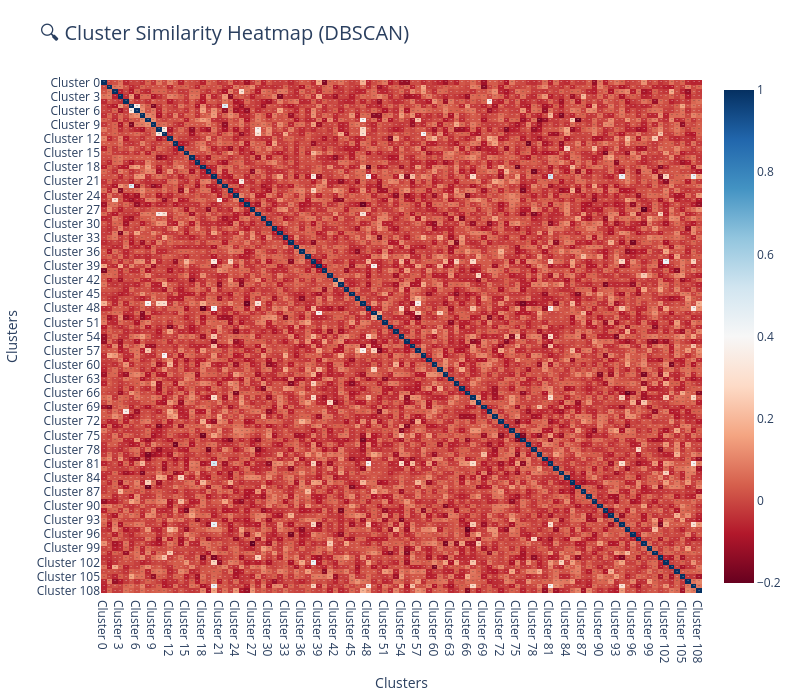

Notebook code cell kept with this figure:
### Code cell
cluster_vectors = []
cluster_ids = []

for cluster_id in sorted(set(word_clusters_dbscan)):
    if cluster_id != -1:  # Ignore noise
        vecs = [word_vectors[i] for i in range(len(word_clusters_dbscan)) if word_clusters_dbscan[i] == cluster_id]
        cluster_vectors.append(np.mean(vecs, axis=0))
        cluster_ids.append(f"Cluster {cluster_id}")

# ✅ Compute cosine similarity matrix
cluster_sim_matrix = cosine_similarity(cluster_vectors)

# ✅ Convert to DataFrame for Plotly
sim_df = pd.DataFrame(cluster_sim_matrix, index=cluster_ids, columns=cluster_ids)

# ✅ Plot heatmap
fig = px.imshow(
    sim_df,
    text_auto=".2f",
    color_continuous_scale="RdBu",
    aspect="auto",
    title="🔍 Cluster Similarity Heatmap (DBSCAN)",
)

fig.update_layout(
    xaxis_title="Clusters",
    yaxis_title="Clusters",
    title_font_size=20,
    width=800,
    height=700,
    margin=dict(l=50, r=50, t=80, b=50)
)

fig.show()

### Figure 1 — Plotly figure (JSON) as saved in the notebook; plotly's stock layout.template omitted (floating-point values rounded to 4 significant figures; data arrays with more than 128 entries replaced by an {"elided": "..."} marker saying what was removed)
{"data": [{"coloraxis": "coloraxis", "hovertemplate": "x: %{x}<br>y: %{y}<br>color: %{z}<extra></extra>", "name": "0", "texttemplate": "%{z:.2f}", "type": "heatmap", "x": ["Cluster 0", "Cluster 1", "Cluster 2", "Cluster 3", "Cluster 4", "Cluster 5", "Cluster 6", "Cluster 7", "Cluster 8", "Cluster 9", "Cluster 10", "Cluster 11", "Cluster 12", "Cluster 13", "Cluster 14", "Cluster 15", "Cluster 16", "Cluster 17", "Cluster 18", "Cluster 19", "Cluster 20", "Cluster 21", "Cluster 22", "Cluster 23", "Cluster 24", "Cluster 25", "Cluster 26", "Cluster 27", "Cluster 28", "Cluster 29", "Cluster 30", "Cluster 31", "Cluster 32", "Cluster 33", "Cluster 34", "Cluster 35", "Cluster 36", "Cluster 37", "Cluster 38", "Cluster 39", "Cluster 40", "Cluster 41", "Cluster 42", "Cluster 43", "Cluster 44", "Cluster 45", "Cluster 46", "Cluster 47", "Cluster 48", "Cluster 49", "Cluster 50", "Cluster 51", "Cluster 52", "Cluster 53", "Cluster 54", "Cluster 55", "Cluster 56", "Cluster 57", "Cluster 58", "Cluster 59", "Cluster 60", "Cluster 61", "Cluster 62", "Cluster 63", "Cluster 64", "Cluster 65", "Cluster 66", "Cluster 67", "Cluster 68", "Cluster 69", "Cluster 70", "Cluster 71", "Cluster 72", "Cluster 73", "Cluster 74", "Cluster 75", "Cluster 76", "Cluster 77", "Cluster 78", "Cluster 79", "Cluster 80", "Cluster 81", "Cluster 82", "Cluster 83", "Cluster 84", "Cluster 85", "Cluster 86", "Cluster 87", "Cluster 88", "Cluster 89", "Cluster 90", "Cluster 91", "Cluster 92", "Cluster 93", "Cluster 94", "Cluster 95", "Cluster 96", "Cluster 97", "Cluster 98", "Cluster 99", "Cluster 100", "Cluster 101", "Cluster 102", "Cluster 103", "Cluster 104", "Cluster 105", "Cluster 106", "Cluster 107", "Cluster 108"], "xaxis": "x", "y": ["Cluster 0", "Cluster 1", "Cluster 2", "Cluster 3", "Cluster 4", "Cluster 5", "Cluster 6", "Cluster 7", "Cluster 8", "Cluster 9", "Cluster 10", "Cluster 11", "Cluster 12", "Cluster 13", "Cluster 14", "Cluster 15", "Cluster 16", "Cluster 17", "Cluster 18", "Cluster 19", "Cluster 20", "Cluster 21", "Cluster 22", "Cluster 23", "Cluster 24", "Cluster 25", "Cluster 26", "Cluster 27", "Cluster 28", "Cluster 29", "Cluster 30", "Cluster 31", "Cluster 32", "Cluster 33", "Cluster 34", "Cluster 35", "Cluster 36", "Cluster 37", "Cluster 38", "Cluster 39", "Cluster 40", "Cluster 41", "Cluster 42", "Cluster 43", "Cluster 44", "Cluster 45", "Cluster 46", "Cluster 47", "Cluster 48", "Cluster 49", "Cluster 50", "Cluster 51", "Cluster 52", "Cluster 53", "Cluster 54", "Cluster 55", "Cluster 56", "Cluster 57", "Cluster 58", "Cluster 59", "Cluster 60", "Cluster 61", "Cluster 62", "Cluster 63", "Cluster 64", "Cluster 65", "Cluster 66", "Cluster 67", "Cluster 68", "Cluster 69", "Cluster 70", "Cluster 71", "Cluster 72", "Cluster 73", "Cluster 74", "Cluster 75", "Cluster 76", "Cluster 77", "Cluster 78", "Cluster 79", "Cluster 80", "Cluster 81", "Cluster 82", "Cluster 83", "Cluster 84", "Cluster 85", "Cluster 86", "Cluster 87", "Cluster 88", "Cluster 89", "Cluster 90", "Cluster 91", "Cluster 92", "Cluster 93", "Cluster 94", "Cluster 95", "Cluster 96", "Cluster 97", "Cluster 98", "Cluster 99", "Cluster 100", "Cluster 101", "Cluster 102", "Cluster 103", "Cluster 104", "Cluster 105", "Cluster 106", "Cluster 107", "Cluster 108"], "yaxis": "y", "z": {"elided": "109x109 float values"}}], "layout": {"coloraxis": {"colorscale": [[0, "rgb(103,0,31)"], [0.1, "rgb(178,24,43)"], [0.2, "rgb(214,96,77)"], [0.3, "rgb(244,165,130)"], [0.4, "rgb(253,219,199)"], [0.5, "rgb(247,247,247)"], [0.6, "rgb(209,229,240)"], [0.7, "rgb(146,197,222)"], [0.8, "rgb(67,147,195)"], [0.9, "rgb(33,102,172)"], [1, "rgb(5,48,97)"]]}, "height": 700, "margin": {"b": 50, "l": 50, "r": 50, "t": 80}, "title": {"font": {"size": 20}, "text": "🔍 Cluster Similarity Heatmap (DBSCAN)"}, "width": 800, "xaxis": {"anchor": "y", "domain": [0, 1], "title": {"text": "Clusters"}}, "yaxis": {"anchor": "x", "autorange": "reversed", "domain": [0, 1], "title": {"text": "Clusters"}}}}
